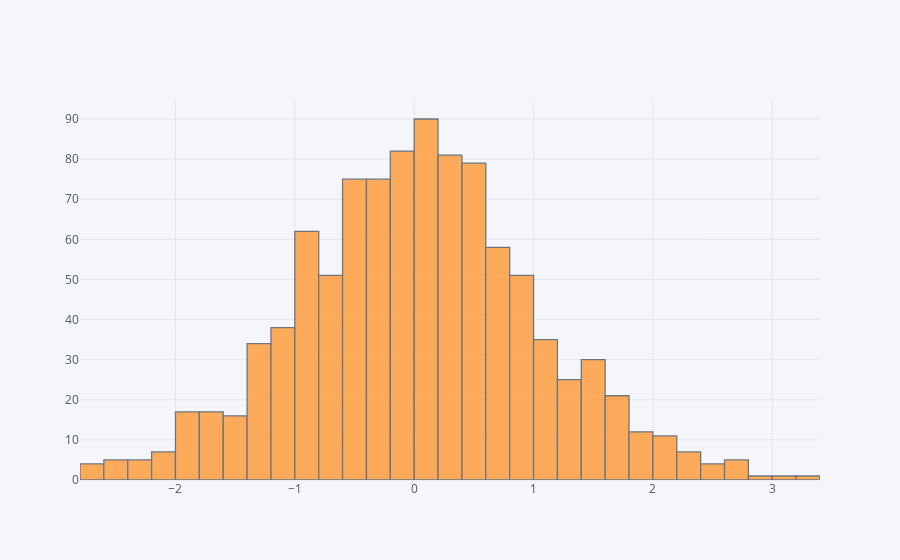

Notebook code for this chart:
### Markdown cell above
#### Histogram plots
~
 Use the .iplot() method with arguments kind (define plot type), and bins to specify the quantity of distribution buckets.

### Code cell
df['A'].iplot(kind='hist',bins=50)

### Figure 1 — Plotly figure (JSON) as saved in the notebook; plotly's stock layout.template omitted (floating-point values rounded to 4 significant figures; data arrays with more than 128 entries replaced by an {"elided": "..."} marker saying what was removed)
{"data": [{"histfunc": "count", "histnorm": "", "marker": {"color": "rgba(255, 153, 51, 1.0)", "line": {"color": "#4D5663", "width": 1.3}}, "name": "A", "nbinsx": 50, "opacity": 0.8, "orientation": "v", "type": "histogram", "uid": "f6a5c1e6-fe30-45a1-8cdb-888c897646d1", "x": {"elided": "1000 float values"}}], "layout": {"barmode": "overlay", "legend": {"bgcolor": "#F5F6F9", "font": {"color": "#4D5663"}}, "paper_bgcolor": "#F5F6F9", "plot_bgcolor": "#F5F6F9", "title": {"font": {"color": "#4D5663"}}, "xaxis": {"gridcolor": "#E1E5ED", "showgrid": true, "tickfont": {"color": "#4D5663"}, "title": {"font": {"color": "#4D5663"}, "text": ""}, "zerolinecolor": "#E1E5ED"}, "yaxis": {"gridcolor": "#E1E5ED", "showgrid": true, "tickfont": {"color": "#4D5663"}, "title": {"font": {"color": "#4D5663"}, "text": ""}, "zerolinecolor": "#E1E5ED"}}}
